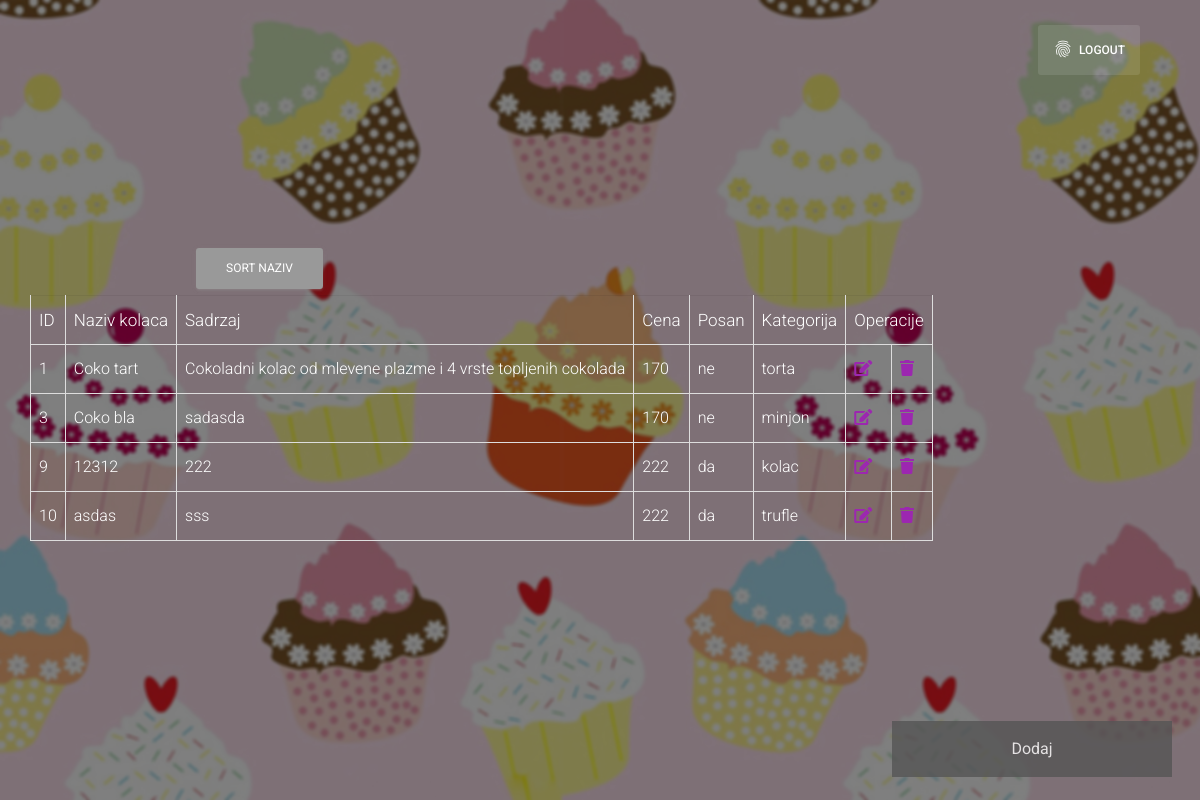
/ (signed in), run on the app's committed database.
### tables this page shows
CREATE TABLE `kolaci` (
  `id` int(11) NOT NULL,
  `naziv` varchar(50) NOT NULL,
  `opis` varchar(300) NOT NULL,
  `cena` varchar(20) NOT NULL,
  `posno` varchar(20) NOT NULL,
  `kategorija` int(11) NOT NULL
);

CREATE TABLE `kategorija` (
  `id` int(11) NOT NULL,
  `naziv` varchar(250) NOT NULL
);

### kolaci.php (called while the page is built, shortened)
<?php
    class Kolaci{
        public static function getSpojene(mysqli $dblink){
            $q = "SELECT k.id, k.naziv, k.opis, k.cena, k.posno, k1.naziv as nazivKat FROM kolaci k join kategorija k1 on (k.kategorija=k1.id)";
            return $dblink->query($q);
        }
    }
?>

### index.php (the view, shortened to what this page needs)
<?php
require "konekcija.php";
require "kolaci.php";
$result = Kolaci::getSpojene($dblink);
if($result->num_rows==0){
  echo "prazna tabela";
  die();
}else{
?>
<!doctype html>
<html>
<head>
  <link rel="stylesheet" href="css/stylee.css">
  <link rel="stylesheet" href="https://cdnjs.cloudflare.com/ajax/libs/font-awesome/5.15.4/css/all.min.css" />
  <link rel="stylesheet" href="https://maxcdn.bootstrapcdn.com/font-awesome/latest/css/font-awesome.min.css">
  <link href="assets/css/material-dashboard.css?v=2.2.2" rel="stylesheet" />
  <link href="assets/demo/demo.css" rel="stylesheet" />
  <link rel="stylesheet" type="text/css" href="https://cdnjs.cloudflare.com/ajax/libs/toastr.js/2.1.4/toastr.min.css" />
</head>
<body class="off-canvas-sidebar">
  <nav class="navbar navbar-expand-lg navbar-transparent navbar-absolute fixed-top text-white">
    <div class="container">
      <div class="collapse navbar-collapse justify-content-end">
        <ul class="navbar-nav">
          <li class="nav-item active">
            <a href="login.php" class="nav-link">
              <i class="material-icons">fingerprint</i>
              Logout
            </a>
          </li>
        </ul>
      </div>
    </div>
  </nav>
  <div class="wrapper wrapper-full-page">
    <div class="page-header login-page header-filter" filter-color="black" style="background-image: url('assets/img/kolaci.jpg'); background-size: cover; background-position: top center;">
      <div class="container">
        <div class="row">
                <div id="pregled">
                    <div >
                    <div class="col-md-2" style="text-align: center; width: 25%; float: left;">
                        <button class="open-button" onclick="openForm()">Dodaj</button>
                    </div>
                    <div class="col-md-2" style="text-align: center; width: 25%; float: left;">
                        <button id="btn-izmeni" class="btn btn-normal" onclick="sortTable()">Sort naziv</button>
                    </div>
                    </div>
                    <br>
                    <table id="tabela" class="table table-hover table-bordered sortable">
                    <thead>
                        <tr>
                           <th scope="col">ID</th>
                           <th scope="col">Naziv kolaca</th>
                           <th scope="col">Sadrzaj</th>
                           <th scope="col">Cena</th>
                           <th scope="col">Posan</th>
                           <th scope="col">Kategorija</th>
                           <th scope="col" colspan="2">Operacije</th>
                        </tr>
                     </thead>
                     <tbody id="red">
                    <?php
                    while ($row = $result->fetch_array()) {
                    ?>
                        <tr>
                            <td><?php echo $row["id"] ?></td>
                            <td><?php echo $row["naziv"] ?></td>
                            <td><?php echo $row["opis"] ?></td>
                            <td><?php echo $row["cena"] ?></td>
                            <td><?php echo $row["posno"] ?></td>
                            <td><?php echo $row["nazivKat"] ?></td>
                            <td>
                                <a href="#" onclick="openFormUpd()" id="btnupdate" data-id=<?php echo $row["id"] ?> ><i class="fas fa-edit" <?php echo $row["id"] ?>></i></a>
                            </td>
                            <td>
                                <a href="#" id="btndelete" data-id=<?php echo $row["id"] ?>><i class="fas fa-trash" <?php echo $row["id"] ?>></i></a>
                            </td>
                        </tr>
                <?php
                    }
                  }
                ?>
                </tbody>
            </table>
          </div>
        </div>
      </div>
    </div>
  </div>
</body>
</html>

### css/stylee.css (style rules this page uses)
.open-button { background-color: #555; color: white; padding: 16px 20px; border: none; cursor: pointer; opacity: 0.8; position: fixed; bottom: 23px; right: 28px; width: 280px; }

### data on the page
kolaci: id "1", naziv "Coko tart", opis "Cokoladni kolac od mlevene plazme i 4 vrste topljenih cokolada", cena "170", posno "ne", kategorija.naziv "torta"
kolaci: id "3", naziv "Coko bla", opis "sadasda", cena "170", posno "ne", kategorija.naziv "minjon"
kolaci: id "9", naziv "12312", opis "222", cena "222", posno "da", kategorija.naziv "kolac"
kolaci: id "10", naziv "asdas", opis "sss", cena "222", posno "da", kategorija.naziv "trufle"
